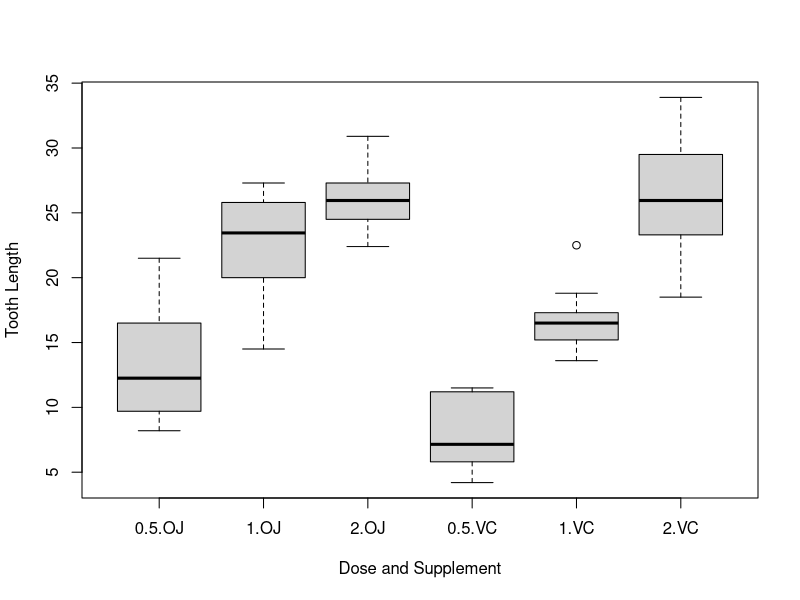

Write R code to recreate this figure. (Note: this script raises an error after producing the figure.)
## ---- chunk 1
data(ToothGrowth)
nrow(ToothGrowth)
ncol(ToothGrowth)
str(ToothGrowth)
table(ToothGrowth$supp,ToothGrowth$dose)
toothgrowth <- transform(ToothGrowth, supp = factor(supp))
boxplot(len ~ dose * supp, toothgrowth, xlab = "Dose and Supplement", ylab = "Tooth Length")
## ---- chunk 2
summary(ToothGrowth)
## ---- chunk 3
# We split the data up by dosages
d0.5 <- subset(ToothGrowth, dose == 0.5)
d1.0 <- subset(ToothGrowth, dose == 1.0)
d2.0 <- subset(ToothGrowth, dose == 2.0)

# We do a t-test between the supplements
test0.5 <- t.test(len ~ supp, paired = FALSE, var.equal = FALSE, data = d0.5)
test0.5$p.value; test0.5$conf[1]

test1.0 <- t.test(len ~ supp, paired = FALSE, var.equal = FALSE, data = d1.0)
test1.0$p.value; test1.0$conf[1]
## ---- chunk 4
test2.0 <- t.test(len ~ supp, paired = FALSE, var.equal = FALSE, data = d2.0)
test2.0$p.value; test2.0$conf[1]
